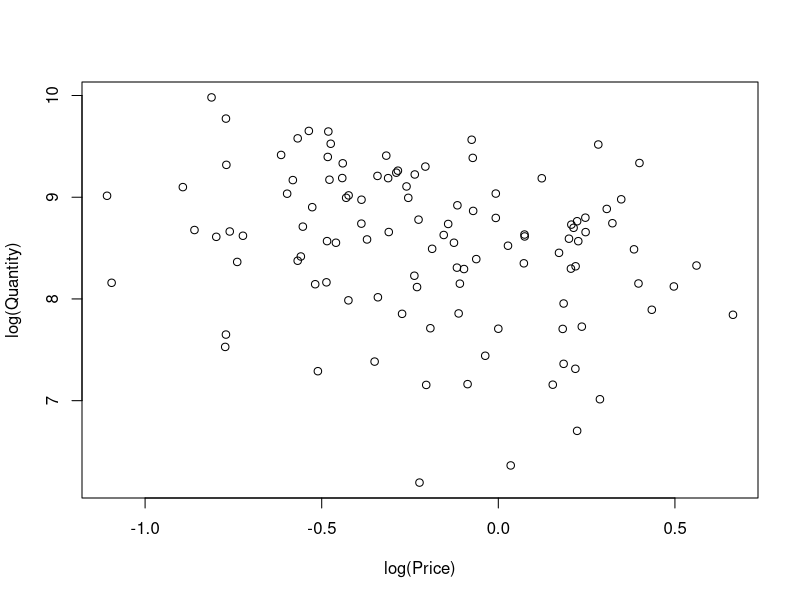
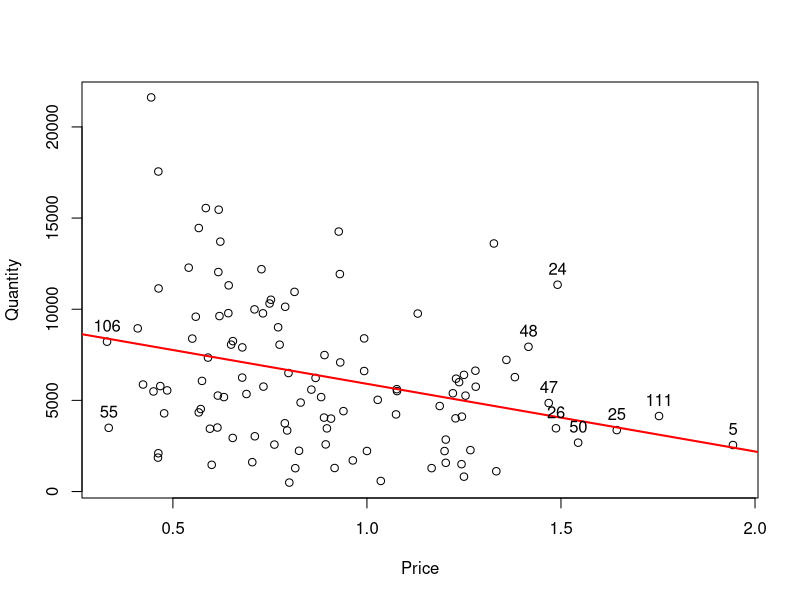
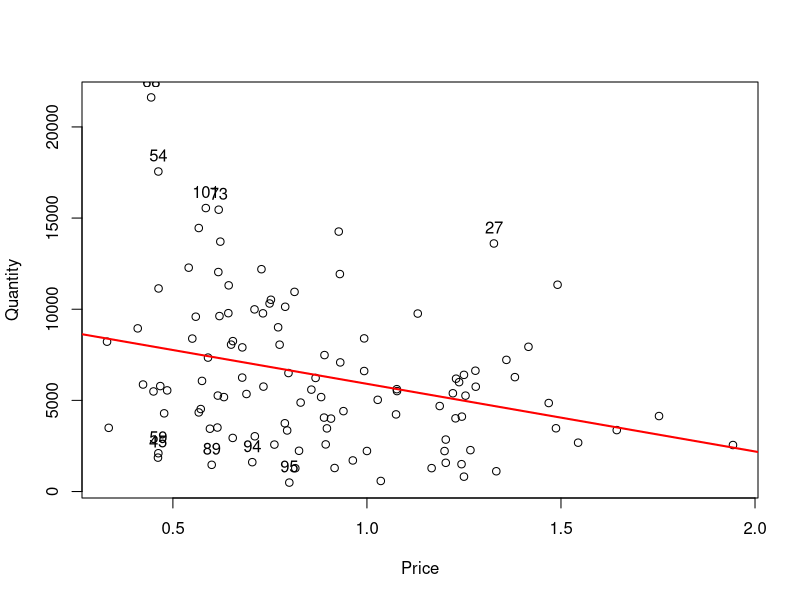
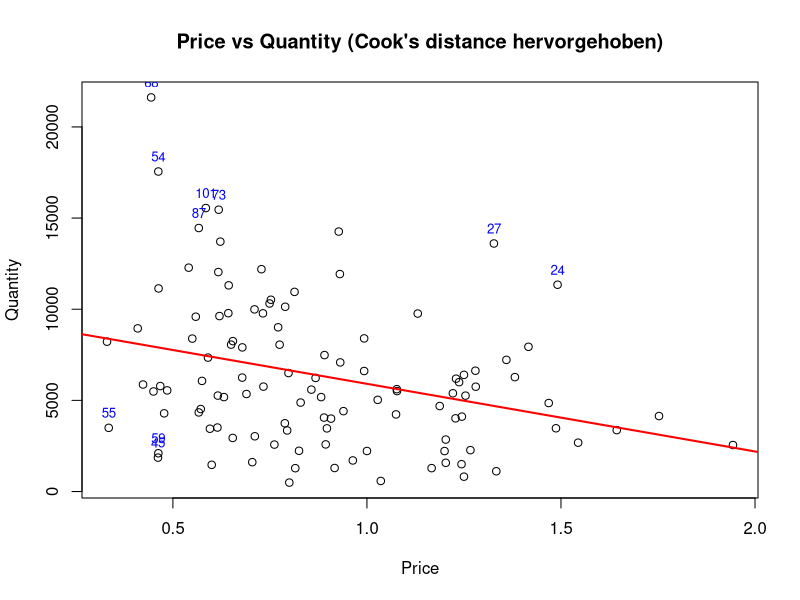
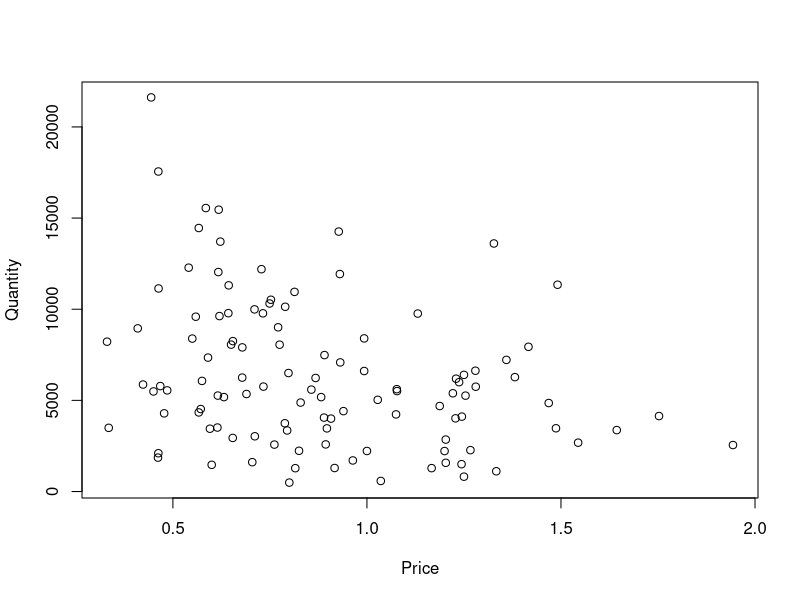

The R source for these figures, in order:
# Read data
library(readr)
daily_data <- read_tsv("data/daily_fish_market_data.txt")
# Plot data to get understanding of it
plot(daily_data$price, daily_data$qty, xlab="log(Price)", ylab="log(Quantity)")
# price and qty are the log of the original price/ qty
daily_data$price_original <- exp(daily_data$price)
daily_data$qty_original <- exp(daily_data$qty)

plot(daily_data$price_original, daily_data$qty_original, xlab="Price", ylab="Quantity")
linear_reg = lm(daily_data$qty_original~ daily_data$price_original)
abline(linear_reg, col = "red", lwd = 2)
summary(linear_reg)


# 1. Identify outliers:
# 1.1 Examine potential outliers in dependent variable (quantity)
# Leverage: Idea -> extreme observations on x are weighted more strongly
# Step 1: Compute weights w_i

# Step 2: Compute leverage h_i=1/n+w_i
# Leverage-Werte berechnen
h = hatvalues(linear_reg)
# Step 3: Get highest h values and compare them to 2/n
top10 <- order(h, decreasing = TRUE)[1:10]
n = nobs(linear_reg)
equal_influence = 2 / n
equal_influence
text(daily_data$price_original[top10],
     daily_data$qty_original[top10],
     labels = top10,
     pos = 3)   # Label über dem Punkt
h[top10]
daily_data$price_original[top10]
# --> Interpretation:
# Werte mit einem Preis von über 1,5 beeinflussen das Ergebnis sehr stark

# 1.2 Examine potential outliers in independent variable (price)
# Studentized residuals: Idea -> Use residuals to find outliers
# Step 1: 

# studentized (deleted) residuals
r_student <- rstudent(linear_reg)
top5_idx = order(r_student, decreasing = TRUE)[1:5]
top5_values = r_student[top5_idx]
# No value that is larger than 1.96
low5_idx = order(r_student, decreasing = FALSE)[1:5]
low5_values = r_student[low5_idx]
# 4 values that are lower than -1.96
plot(daily_data$price_original, daily_data$qty_original, xlab="Price", ylab="Quantity")
abline(linear_reg, col = "red", lwd = 2)
text(daily_data$price_original[top5_idx],
     daily_data$qty_original[top5_idx],
     labels = top5_idx,
     pos = 3)

# Labels für low 5
text(daily_data$price_original[low5_idx],
     daily_data$qty_original[low5_idx],
     labels = low5_idx,
     pos = 3)
r_student[top5_idx]
r_student[low5_idx]
#--> Interpretation:
# Die höchsten 5 residuals sind deutlich über 1,96. Die niedrigsten sind nicht kleiner als -1,96.
# Insbesondere Wert 68 sticht heraus.

# 1.3 Examine potential outliers considering dependent and independent variable
# Cooks Distance: Looks for observation

# 1) Cook's distance mit eingebauter Funktion
sd_res = sd(resid(linear_reg)) # standard deviation of residuals

D <- cooks.distance(linear_reg, res = r_student, sd= sd_res, hat=h)
# Ausgabe: erste Werte
head(D)

# 2) Indizes der 10 größten Cook's distances
top10_D <- order(D, decreasing = TRUE)[1:10]
top10_D
D[top10_D]

# 4) Plot: Punkte proportional zu Cook's D und Top-10 labeln
plot(daily_data$price_original, daily_data$qty_original,
     xlab = "Price", ylab = "Quantity",
     main = "Price vs Quantity (Cook's distance hervorgehoben)")

abline(linear_reg, col = "red", lwd = 2)


# Top-10 labeln
text(daily_data$price_original[top10_D],
     daily_data$qty_original[top10_D],
     labels = top10_D,
     pos = 3, cex = 0.8, col = "blue")

# 5) (Optional) Vergleich mit der Folienformel:
# Folie: D_i = r_i*^2 * h_i / (2 s^2 (1 - h_i))
r_student <- rstudent(linear_reg)   # extern studentized residuals (r_i^*)
h <- hatvalues(linear_reg)
s <- summary(linear_reg)$sigma      # Residual standard error
sd_res = sd(resid(linear_reg)) # standard deviation of residuals
D_slide <- (r_student^2 * h) / (2*sd_res^2 * (1 - h))  # nur, wenn die Folie p=2 impliziert
top_10_D_slide = order(D_slide, decreasing = TRUE)[1:10]
D_slide[top_10_D_slide]
# Vergleiche Maximum / Differenzen
head(D_slide)

# Werte sind komplett anders. Also stimmt hier irgendwas nicht.
# --> Interpretation: should we delete outliers?


# 2. Compare linear, polynomial and logarithmic functional forms
# 2.1 Define hypothesized functional form (linear, polynomial and logarithmic)
# 2.2 Look at scatterplot of data
plot(daily_data$price_original, daily_data$qty_original, xlab="Price", ylab="Quantity")
# 2.3 Linear regression
# 2.4 Polynomial regression
# 2.4.1 Mean centering
# 2.4.2 Compute polynomials
# 2.4.3 Analyze and test hypothesized model
# 2.4.4 if tests are successful: Analyze extended model
# 2.5 logarithmic transformation
# be careful of 0s 